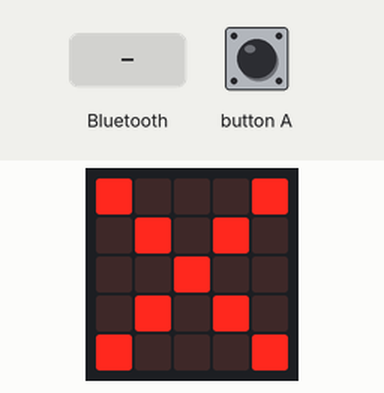
Recording of a program running on a simulated BBC micro:bit (MakeCode). On the bench: the board's 5×5 LED display. The inputs (shaded band) are chosen by the test bench. What the program prints to the serial console is not drawn.

Above: at 0.1 s.
4.9 s: a phone connects over Bluetooth
At 5.9 s:
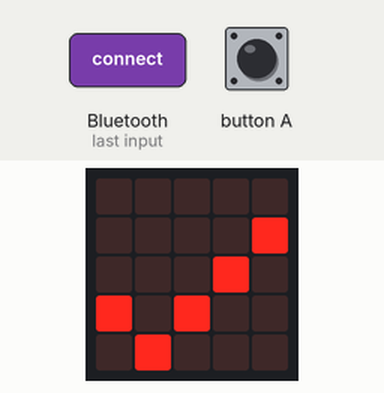
At 9.8 s:
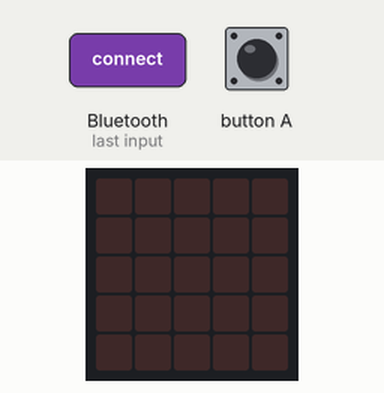
Timing chart, 0 to 11.3 s (numbered marks = the images above; inputs shaded):
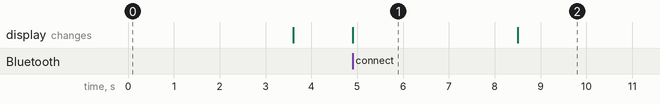

Measured:
- after the input at 4.9 s, the display: changes at once (image 1)
- what the display in image 1 shows lasts 3.6 s, from 4.9 s to 8.5 s

The program:

main.ts
```typescript
// Weather board program for micro:bit V2 on the DFRobot Environment Science board.
// It reads the board's sensors directly (no DFRobot extension needed) and sends
// one line of readings over Bluetooth every 10 seconds to the MAXHUB app.
//
// Setup in MakeCode (makecode.microbit.org):
//   1. New project -> switch to JavaScript -> paste this whole file.
//   2. Extensions -> add "bluetooth" (if asked to remove "radio", say yes).
//   3. Project Settings (gear icon) -> choose "No Pairing Required".
//   4. Download to the micro:bit V2 that sits on the weather board.
//
// LED screen: to save battery the lights stay off. When the app connects or
// disconnects, a tick or cross shows for 3 seconds. Press button A any time
// to check: tick = the app is connected, cross = waiting for the app.

let connected = false

function showStatus() {
    if (connected) {
        basic.showIcon(IconNames.Yes)
    } else {
        basic.showIcon(IconNames.No)
    }
    basic.pause(3000)
    basic.clearScreen()
}

bluetooth.onBluetoothConnected(function () {
    connected = true
    showStatus()
})

bluetooth.onBluetoothDisconnected(function () {
    connected = false
    showStatus()
})

input.onButtonPressed(Button.A, function () {
    showStatus()
})

bluetooth.startUartService()
showStatus()

// Same sensor protocol the DFRobot extension uses: write 8 to address 0x10,
// then read 22 bytes. Values are built the same way the extension builds them.
function readBoard(): string {
    pins.i2cWriteNumber(0x10, 8, NumberFormat.Int8LE)
    let d = pins.i2cReadBuffer(0x10, 22)
    basic.pause(50)

    let temp = ""
    if (d[8] == 1) {
        temp = d[9] + "." + d[10]
    } else {
        temp = "-" + d[9] + "." + (255 - d[10])
    }
    let hum = d[11] + "." + d[12]
    let pressureKpa = ((d[13] << 16) | (d[14] << 8) | d[15]) / 1000
    let uv = ""
    if (d[1] < 10) {
        uv = d[0] + ".0" + d[1]
    } else {
        uv = d[0] + "." + d[1]
    }
    let light = (d[2] << 8) | d[3]

    return "T:" + temp + ",H:" + hum + ",P:" + pressureKpa + ",U:" + uv + ",L:" + light
}

basic.forever(function () {
    let line = readBoard()
    if (connected) {
        bluetooth.uartWriteLine(line)
    }
    basic.pause(10000)
})
```
